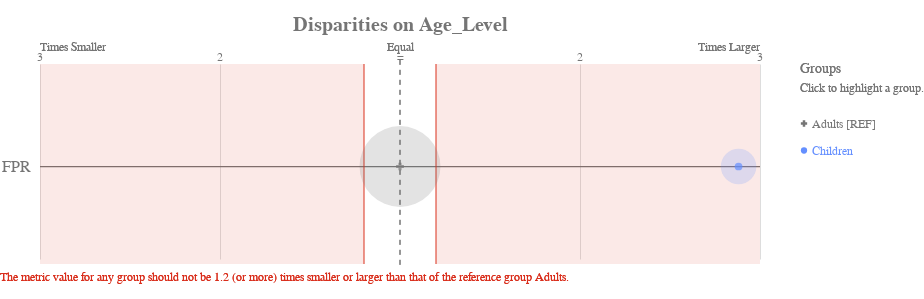

This figure's notebook cell:
### Code cell
df_fair['score'] = rf.predict(X_test)

# get_crosstabs returns a dataframe of the group counts and group value bias metrics.
xtab, _ = g.get_crosstabs(df_fair, attr_cols=attributes_to_audit)
bdf = b.get_disparity_predefined_groups(xtab, original_df=df_fair, ref_groups_dict=attributes_and_reference_groups)

ap.disparity(bdf, metrics, 'Age_Level', fairness_threshold = disparity_tolerance)

### Figure 1 — Vega-Lite specification as saved in the notebook (floating-point values rounded to 4 significant figures)
{"config": {"view": {"continuousWidth": 400, "continuousHeight": 300, "strokeWidth": 0}, "axisLeft": {"labelColor": "rgb(117,117,117)", "labelFont": "Arial", "labelFontSize": 16}, "title": {"align": "center", "baseline": "middle", "color": "rgb(117,117,117)", "font": "Arial", "fontSize": 20, "fontWeight": "bold"}}, "layer": [{"data": {"name": "data-38121450c6697f570e9bf3f18efe866c"}, "mark": {"type": "rule", "stroke": "rgb(117,117,117)", "strokeWidth": 1.25, "tooltip": ""}, "encoding": {"x": {"type": "quantitative", "field": "x", "scale": {"domain": [-2, 2], "range": [40.0, 760.0]}}, "x2": {"field": "x2"}, "y": {"type": "nominal", "axis": {"domain": false, "labelAngle": 0, "labelPadding": -30, "orient": "left", "ticks": false, "title": ""}, "field": "metric", "scale": {"domain": ["FPR"], "range": [30, 225.0]}}}}, {"data": {"name": "data-79dd248bdaa0ea02c535240e8ad022c8"}, "mark": {"type": "rule", "stroke": "rgb(117,117,117)", "strokeDash": [5, 5], "strokeWidth": 1}, "encoding": {"tooltip": {"value": "Adults [REF]"}, "x": {"value": 400.0}, "y": {"value": 20.83}, "y2": {"value": 229.2}}}, {"data": {"name": "data-c233327f4cd9b4c2df31bf8015c83e4a"}, "mark": {"type": "text", "align": "center", "color": "rgb(117,117,117)", "font": "Arial", "fontSize": 12, "fontWeight": "normal", "tooltip": ""}, "encoding": {"text": {"type": "nominal", "field": "label"}, "x": {"type": "quantitative", "field": "value", "scale": {"domain": [-2, 2], "range": [40.0, 760.0]}}, "y": {"value": 17.5}}}, {"layer": [{"mark": {"type": "text", "align": "left", "fill": "rgb(117,117,117)", "font": "Arial", "fontSize": 12, "fontWeight": "normal", "tooltip": ""}, "encoding": {"text": {"value": "Times Smaller"}, "x": {"value": 40.0}, "y": {"value": 7.5}}}, {"mark": {"type": "text", "align": "right", "fill": "rgb(117,117,117)", "font": "Arial", "fontSize": 12, "fontWeight": "normal", "tooltip": ""}, "encoding": {"text": {"value": "Times Larger"}, "x": {"value": 760.0}, "y": {"value": 7.5}}}, {"mark": {"type": "text", "align": "center", "fill": "rgb(117,117,117)", "font": "Arial", "fontSize": 12, "fontWeight": "normal", "tooltip": ""}, "encoding": {"text": {"value": "Equal"}, "x": {"value": 400.0}, "y": {"value": 7.5}}}], "data": {"name": "data-79dd248bdaa0ea02c535240e8ad022c8"}}, {"layer": [{"mark": {"type": "rule", "opacity": 0.8, "stroke": "rgb(217, 46, 28)", "strokeWidth": 1.25, "tooltip": ""}, "encoding": {"x": {"type": "quantitative", "field": "min", "scale": {"domain": [-2, 2], "range": [40.0, 760.0]}}, "y": {"value": 25.0}, "y2": {"value": 225.0}}}, {"mark": {"type": "rule", "opacity": 0.8, "stroke": "rgb(217, 46, 28)", "strokeWidth": 1.25, "tooltip": ""}, "encoding": {"x": {"type": "quantitative", "field": "max", "scale": {"domain": [-2, 2], "range": [40.0, 760.0]}}, "y": {"value": 25.0}, "y2": {"value": 225.0}}}, {"layer": [{"mark": {"type": "rect", "fill": "rgb(217, 46, 28)", "opacity": 0.1, "tooltip": ""}, "encoding": {"x": {"type": "quantitative", "field": "min", "scale": {"domain": [-2, 2], "range": [40.0, 760.0]}}, "x2": {"field": "lower_end"}, "y": {"value": 25.0}, "y2": {"value": 225.0}}}, {"mark": {"type": "rect", "fill": "rgb(217, 46, 28)", "opacity": 0.1, "tooltip": ""}, "encoding": {"x": {"type": "quantitative", "field": "max", "scale": {"domain": [-2, 2], "range": [40.0, 760.0]}}, "x2": {"field": "upper_end"}, "y": {"value": 25.0}, "y2": {"value": 225.0}}}]}, {"data": {"name": "data-79dd248bdaa0ea02c535240e8ad022c8"}, "mark": {"type": "text", "align": "left", "baseline": "top", "fill": "rgb(217, 46, 28)", "font": "Arial", "fontSize": 12, "fontWeight": "normal", "tooltip": ""}, "encoding": {"text": {"value": "The metric value for any group should not be 1.2 (or more) times smaller or larger than that of the reference group Adults."}, "x": {"value": 0}, "y": {"value": 233.3}}}], "data": {"name": "data-25f3550964acc203f87c85ed125cfad2"}}, {"layer": [{"mark": "circle"}, {"data": {"name": "data-4e6572a3c3121881bafce55271a1b9cf"}, "mark": {"type": "circle", "opacity": 0.2}, "encoding": {"color": {"condition": {"type": "nominal", "field": "attribute_value", "legend": null, "scale": {"domain": ["Adults", "Children"], "range": ["rgb(117,117,117)", "rgb(100, 143, 255)", "rgb(254, 97, 0)", "rgb(220, 38, 127)", "rgb(255, 176, 0)", "rgb(120, 94, 240)"]}, "selection": "selector001"}, "value": "rgb(224,224,224)"}, "size": {"type": "quantitative", "field": "group_size", "legend": null, "scale": {"domain": [0, 224.4], "range": [0, 7854.0]}}, "tooltip": [{"type": "nominal", "field": "attribute_value", "title": "Group"}, {"type": "nominal", "field": "tooltip_group_size", "title": "Group Size"}, {"type": "nominal", "field": "tooltip_disparity_explanation_fpr", "title": "Disparity"}, {"type": "quantitative", "field": "fpr", "format": ".2f", "title": "FPR"}], "x": {"type": "quantitative", "axis": {"domain": false, "labels": false, "ticks": false, "title": null, "values": [1, 2, -2, -1]}, "field": "fpr_disparity_scaled", "scale": {"domain": [-2, 2], "range": [40.0, 760.0]}}, "y": {"type": "nominal", "axis": {"domain": false, "grid": false, "labels": false, "ticks": false, "title": " "}, "field": "metric_variable", "scale": {"domain": ["FPR"], "range": [30, 225.0]}}}, "selection": {"selector003": {"type": "multi", "empty": "all", "fields": ["attribute_value"]}}, "transform": [{"calculate": "'FPR'", "as": "metric_variable"}]}, {"layer": [{"mark": "point"}, {"data": {"name": "data-4e6572a3c3121881bafce55271a1b9cf"}, "mark": {"type": "point", "filled": true, "size": 60}, "encoding": {"color": {"condition": {"type": "nominal", "field": "attribute_value", "legend": null, "scale": {"domain": ["Adults", "Children"], "range": ["rgb(117,117,117)", "rgb(100, 143, 255)", "rgb(254, 97, 0)", "rgb(220, 38, 127)", "rgb(255, 176, 0)", "rgb(120, 94, 240)"]}, "selection": "selector001"}, "value": "rgb(224,224,224)"}, "shape": {"type": "nominal", "field": "attribute_value", "legend": null, "scale": {"domain": ["Adults", "Children"], "range": ["cross", "circle"]}}, "tooltip": [{"type": "nominal", "field": "attribute_value", "title": "Group"}, {"type": "nominal", "field": "tooltip_group_size", "title": "Group Size"}, {"type": "nominal", "field": "tooltip_disparity_explanation_fpr", "title": "Disparity"}, {"type": "quantitative", "field": "fpr", "format": ".2f", "title": "FPR"}], "x": {"type": "quantitative", "axis": {"domain": false, "labels": false, "ticks": false, "title": null, "values": [1, 2, -2, -1]}, "field": "fpr_disparity_scaled", "scale": {"domain": [-2, 2], "range": [40.0, 760.0]}}, "y": {"type": "nominal", "axis": {"domain": false, "grid": false, "labels": false, "ticks": false, "title": " "}, "field": "metric_variable", "scale": {"domain": ["FPR"], "range": [30, 225.0]}}}, "selection": {"selector002": {"type": "multi", "empty": "all", "fields": ["attribute_value"]}}, "transform": [{"calculate": "'FPR'", "as": "metric_variable"}]}]}]}, {"layer": [{"mark": {"type": "point", "filled": true, "opacity": 1, "size": 39.48}, "encoding": {"color": {"condition": {"type": "nominal", "field": "attribute_value", "legend": null, "scale": {"domain": ["Adults", "Children"], "range": ["rgb(117,117,117)", "rgb(100, 143, 255)", "rgb(254, 97, 0)", "rgb(220, 38, 127)", "rgb(255, 176, 0)", "rgb(120, 94, 240)"]}, "selection": "selector001"}, "value": "rgb(224,224,224)"}, "shape": {"type": "nominal", "field": "attribute_value", "legend": null, "scale": {"domain": ["Adults", "Children"], "range": ["cross", "circle"]}}, "x": {"value": 804}, "y": {"type": "nominal", "axis": {"domain": false, "grid": false, "labels": false, "ticks": false, "title": " "}, "field": "attribute_value", "scale": {"domain": ["Adults", "Children"], "range": [71, 125]}}}, "selection": {"selector001": {"type": "multi", "empty": "all", "fields": ["attribute_value"]}}}, {"mark": {"type": "text", "align": "left", "baseline": "middle", "font": "Arial", "fontSize": 12, "fontWeight": "normal"}, "encoding": {"color": {"condition": {"type": "nominal", "field": "attribute_value", "legend": null, "scale": {"domain": ["Adults", "Children"], "range": ["rgb(117,117,117)", "rgb(100, 143, 255)", "rgb(254, 97, 0)", "rgb(220, 38, 127)", "rgb(255, 176, 0)", "rgb(120, 94, 240)"]}, "selection": "selector001"}, "value": "rgb(224,224,224)"}, "text": {"type": "nominal", "field": "label"}, "x": {"value": 812}, "y": {"type": "nominal", "axis": {"domain": false, "grid": false, "labels": false, "ticks": false, "title": " "}, "field": "attribute_value", "scale": {"domain": ["Adults", "Children"], "range": [71, 125]}}}, "selection": {"selector004": {"type": "multi", "empty": "all", "fields": ["attribute_value"]}}}, {"data": {"name": "data-79dd248bdaa0ea02c535240e8ad022c8"}, "mark": {"type": "text", "align": "left", "baseline": "middle", "color": "rgb(117,117,117)", "font": "Arial", "fontSize": 12, "fontWeight": "normal"}, "encoding": {"text": {"value": "Click to highlight a group."}, "x": {"value": 800}, "y": {"value": 49}}}, {"data": {"name": "data-79dd248bdaa0ea02c535240e8ad022c8"}, "mark": {"type": "text", "align": "left", "baseline": "middle", "color": "rgb(117,117,117)", "font": "Arial", "fontSize": 14, "fontWeight": "normal"}, "encoding": {"text": {"value": "Groups"}, "x": {"value": 800}, "y": {"value": 30}}}], "data": {"name": "data-5633874912c6de05621e650b4de11111"}}], "height": 250, "padding": {"top": 15, "bottom": 10}, "resolve": {"scale": {"size": "independent", "y": "independent"}}, "title": "Disparities on Age_Level", "width": 800, "$schema": "https://vega.github.io/schema/vega-lite/v4.8.1.json", "datasets": {"data-38121450c6697f570e9bf3f18efe866c": [{"metric": "FPR", "x": -2, "x2": 2}], "data-79dd248bdaa0ea02c535240e8ad022c8": [{"a": 1, "b": 0}, {"a": 1, "b": 0}], "data-c233327f4cd9b4c2df31bf8015c83e4a": [{"value": 1, "label": 2}, {"value": 2, "label": 3}, {"value": -2, "label": 3}, {"value": -1, "label": 2}, {"value": 0, "label": "="}], "data-25f3550964acc203f87c85ed125cfad2": [{"min": -0.2, "max": 0.2, "lower_end": -2, "upper_end": 2}], "data-4e6572a3c3121881bafce55271a1b9cf": [{"attribute_name": "Age_Level", "attribute_value": "Adults", "group_size": 187, "total_entities": 223, "fpr": 0.05785, "fpr_disparity": 1.0, "fpr_disparity_scaled": 0.0, "tooltip_group_size": "187 (83.86%)", "tooltip_disparity_explanation_fpr": "Reference group"}, {"attribute_name": "Age_Level", "attribute_value": "Children", "group_size": 36, "total_entities": 223, "fpr": 0.1667, "fpr_disparity": 2.881, "fpr_disparity_scaled": 1.881, "tooltip_group_size": "36 (16.14%)", "tooltip_disparity_explanation_fpr": "2.88 times larger FPR than the reference group"}], "data-5633874912c6de05621e650b4de11111": [{"attribute_value": "Adults", "label": "Adults [REF]"}, {"attribute_value": "Children", "label": "Children"}]}}
